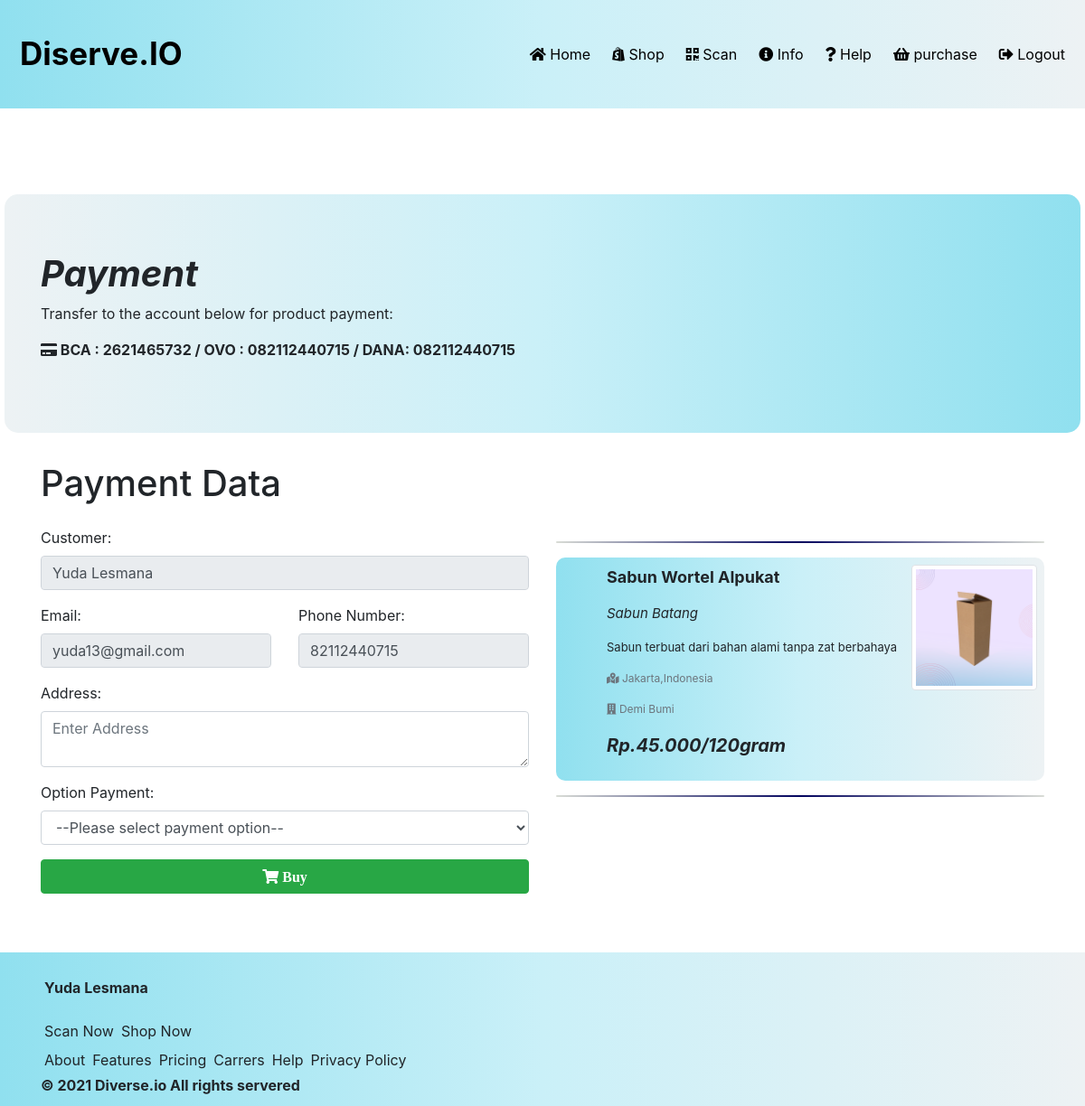
Page /payment.php?id_product=2 (signed in) on the earlier database version.
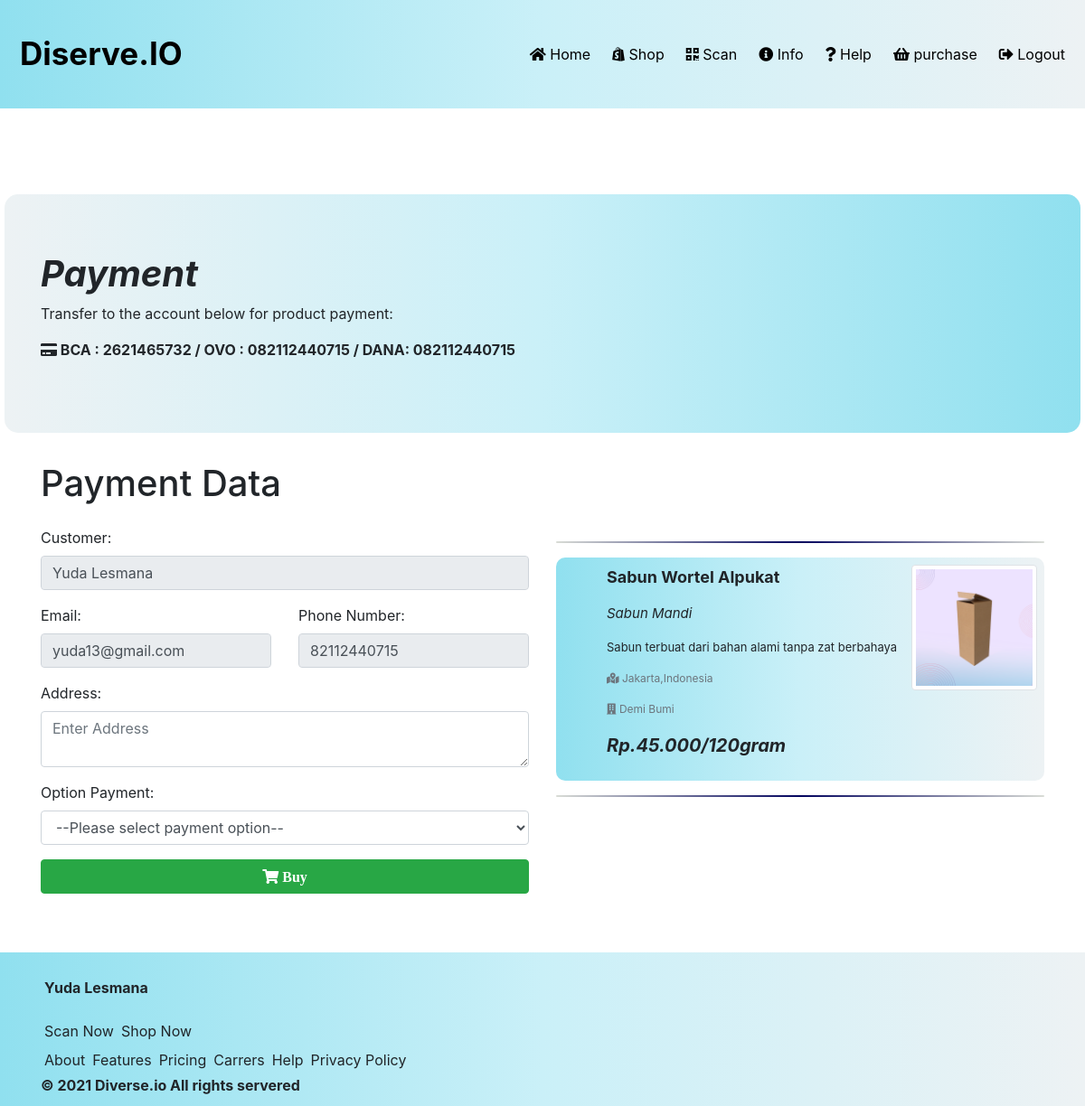
Same page on the later database version.
### tables this page shows
CREATE TABLE `tb_product` (
  `id_product` int(11) NOT NULL,
  `category` int(11) NOT NULL,
  `product_name` varchar(50) NOT NULL,
  `product_price` varchar(255) NOT NULL,
  `company` varchar(50) NOT NULL,
  `location` varchar(50) NOT NULL,
  `product_decs` varchar(255) NOT NULL,
  `prdct_pos` varchar(255) NOT NULL,
  `prdct_nev` varchar(100) NOT NULL,
  `indication` int(11) NOT NULL,
  `qr_product` varchar(100) NOT NULL,
  `product_picture` varchar(100) NOT NULL
);

CREATE TABLE `tb_category` (
  `id_category` int(11) NOT NULL,
  `category` varchar(100) NOT NULL
);

### payment.php (the view, shortened to what this page needs)
<?php include ('templates/header.php'); ?>
<?php
$data = $conn->query("SELECT * FROM tb_product INNER JOIN tb_category ON tb_product.category = tb_category.id_category where id_product='".$_GET['id_product']."'");
?>
  <div style="margin-top:210px;padding:5px 5px;">
	<div class="jumbotron jumbotron-fluid animate__animated animate__backInLeft"
	style="  background-image:linear-gradient(to left, #90e0ef, #caf0f8, #edf2f4); border-radius:15px;">
	  <div class="container">
	    <h1><b><i>Payment</i></b></h1>
	    <p>Transfer to the account below for product payment:</p>
	    <p style="border-radius:5px; font-weight: bold;"> <i class="fas fa-credit-card"></i>
	    BCA : 2621465732 / OVO : 082112440715 / DANA: 082112440715
		</p>
	  </div>
	</div>
	<div class="container">
	<h1>Payment Data</h1>
		<div class="row mt-4">
			<div class="col-xl">
				<form action="payment_proses.php" method="POST">
					<div class="form-group">
						<label>Customer:</label>
						<input class="form-control" type="text" name="name" value="<?php echo $_SESSION['name_user'];?>" disabled>
					</div>
					<div class="row">
						<div class="col-md">
							<div class="form-group">
								<label>Email:</label>
								<input class="form-control" type="text" name="email" value="<?php echo $_SESSION['email'];?>" disabled>
							</div>
						</div>
						<div class="col-md">
								<div class="form-group">
								<label>Phone Number:</label>
								<input class="form-control" type="text" name="phone" value="<?php echo $_SESSION['phone'];?>" disabled>
							</div>
						</div>
					</div>
					<div class="form-group">
						<label>Address:</label>
						<textarea class="form-control justify" type="text" rows="2" name="pay_address" placeholder="Enter Address"></textarea>
					</div>
					<div class="form-group">
						<label>Option Payment:</label>
						<select class="form-control" name="pay_option">
							<option>--Please select payment option--</option>
						</select>
					</div>
			        <button type="submit" class="btn btn-success" name="confirm" value="submit" style="width:100%;">
			        	<i class="fas fa-shopping-cart"> Buy</i>
			        </button>
				</form>
			</div>
			<div class="col-xl">
				<hr style=" border: 0; height: 2px; border-radius:25px; background-image: linear-gradient(to right, #d9dcd6, #03045e, #d9dcd6);">
			    	<div class="d-flex pl-5" style="background-image:linear-gradient(to right, #90e0ef, #caf0f8, #edf2f4); border-radius:10px;">
			    <?php while($row = $data->fetch_assoc()) { ?>
					  <div class="p-2">
					  	<p style="font-size:18px;"><b><?= $row['product_name'];?></b></p>
					  	<p style="font-size:15px;"><i><?= $row['category'];?></i></p>
					  	<p class="max title" style="font-size:13px;"><?= $row['product_decs'];?></p>
					<p style="font-size:12px; color:#6c757d;"><i class="fas fa-map-marked-alt"></i> <?=$row ['location'];?></p>
					<p style="font-size:12px; color:#6c757d;"><i class="fas fa-building"></i> <?=$row ['company'];?></p>
					  	<p style="font-size:20px;"><b><i>Rp.<?= $row['product_price'];?></i></b></p>
					  </div>
					  <div class="p-2 flex-grow-1 text-center">
					  	<img class="img-thumbnail" src="assets/img/product/<?php echo htmlentities($row['product_picture']);?>" width="200">
					  </div>
					</div>
			    <?php }?>
			   	<hr style=" border: 0; height: 2px; border-radius:25px; background-image: linear-gradient(to right, #d9dcd6, #03045e, #d9dcd6);">
			</div>
		</div>
	</div>
	<div style="margin:20px 10px; height:20px;">
	</div>
  </div>
<?php include ('templates/footer.php'); ?>

Differences in the rows shown:
changed through a linked row, tb_product "45.000/120gram": category.category "Sabun Batang" → "Sabun Mandi"
